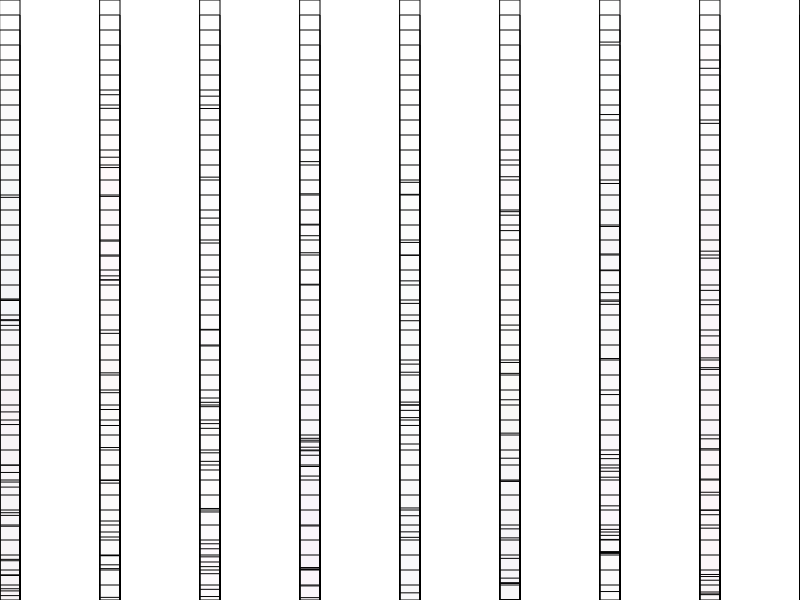
Frame 1 (no input)
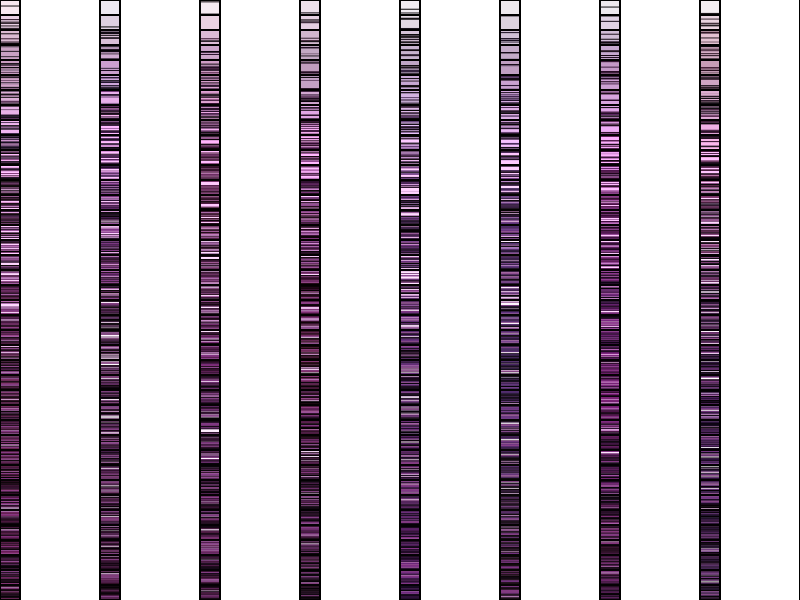
Frame 60 (no input)
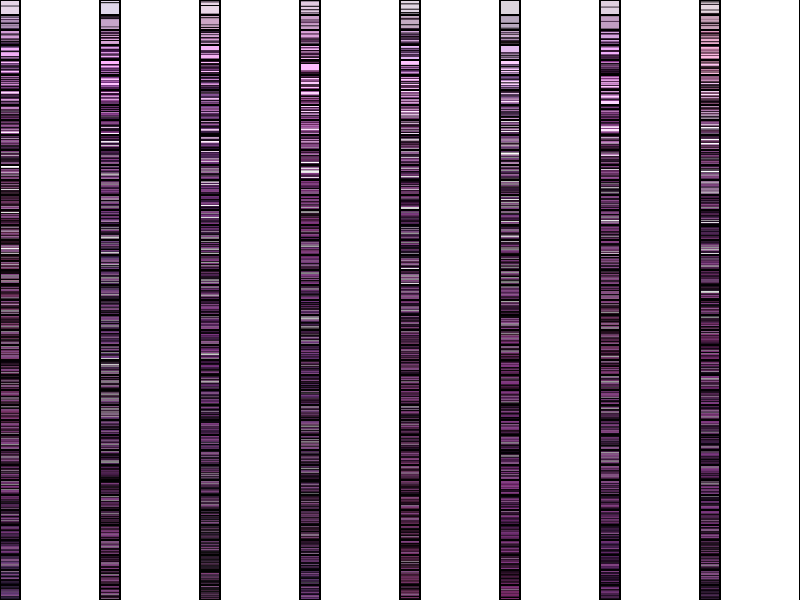
Frame 120 (the mouse pressed at the canvas centre since frame 60)

The p5.js sketch that drew these frames (run headless with seeded random() and noise() and a simulated clock; from frame 60 on, the mouse is pressed at the canvas centre):

// p5.js sketch
// ── sketch.js
let x = 0;
let y = 0;
let spacingX = 100;
let spacingY = 15;

function setup() {
createCanvas(displayWidth, displayHeight)
frameRate(80);
}

function draw() {
  
 // fill(random(255), random(165), random(233), random(200));

  for (x = 0; x <= width; x += spacingX) {
    for (y = 0; y <= height; y += spacingY) {
     // noFill();
     // noStroke();
    // stroke(random(255,0));
   //  strokeWeight(100);
    // rect(x, y, 200, 200);
     // fill(random(255,0),);
      //rect(x + 25, y + 25, 25, 25);
    //  rect(x * 10, y *10, 400, 0);
      fill(random(255), random(165), random(255), random(1));
rect(x, y, width/40,random(height));
 // line (y,x * 100, random(y*200),random(x*100));
//rect((y/1), (x/1), random(height/100),random(width/100));
    }
}
}
//function mousePressed() {
//spacingX = spacingX*5;
//frameRate(50)
//}
